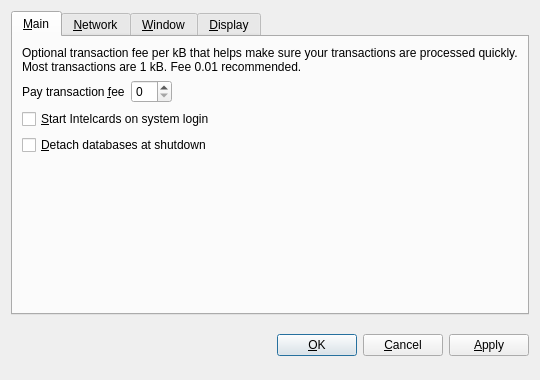
<?xml version="1.0" encoding="UTF-8"?>
<ui version="4.0">
 <class>OptionsDialog</class>
 <widget class="QDialog" name="OptionsDialog">
  <property name="geometry">
   <rect>
    <x>0</x>
    <y>0</y>
    <width>540</width>
    <height>380</height>
   </rect>
  </property>
  <property name="windowTitle">
   <string>Options</string>
  </property>
  <property name="modal">
   <bool>true</bool>
  </property>
  <layout class="QVBoxLayout" name="verticalLayout">
   <item>
    <widget class="QTabWidget" name="tabWidget">
     <property name="tabPosition">
      <enum>QTabWidget::North</enum>
     </property>
     <property name="currentIndex">
      <number>0</number>
     </property>
     <widget class="QWidget" name="tabMain">
      <attribute name="title">
       <string>&amp;Main</string>
      </attribute>
      <layout class="QVBoxLayout" name="verticalLayout_Main">
       <item>
        <widget class="QLabel" name="transactionFeeInfoLabel">
         <property name="text">
          <string>Optional transaction fee per kB that helps make sure your transactions are processed quickly. Most transactions are 1 kB. Fee 0.01 recommended.</string>
         </property>
         <property name="textFormat">
          <enum>Qt::PlainText</enum>
         </property>
         <property name="wordWrap">
          <bool>true</bool>
         </property>
        </widget>
       </item>
       <item>
        <layout class="QHBoxLayout" name="horizontalLayout_Main">
         <item>
          <widget class="QLabel" name="transactionFeeLabel">
           <property name="text">
            <string>Pay transaction &amp;fee</string>
           </property>
           <property name="textFormat">
            <enum>Qt::PlainText</enum>
           </property>
           <property name="buddy">
            <cstring>transactionFee</cstring>
           </property>
          </widget>
         </item>
         <item>
          <widget class="BitcoinAmountField" name="transactionFee"/>
         </item>
         <item>
          <spacer name="horizontalSpacer_Main">
           <property name="orientation">
            <enum>Qt::Horizontal</enum>
           </property>
           <property name="sizeHint" stdset="0">
            <size>
             <width>40</width>
             <height>20</height>
            </size>
           </property>
          </spacer>
         </item>
        </layout>
       </item>
       <item>
        <widget class="QCheckBox" name="bitcoinAtStartup">
         <property name="toolTip">
          <string>Automatically start Intelcards after logging in to the system.</string>
         </property>
         <property name="text">
          <string>&amp;Start Intelcards on system login</string>
         </property>
        </widget>
       </item>
       <item>
        <widget class="QCheckBox" name="detachDatabases">
         <property name="toolTip">
          <string>Detach block and address databases at shutdown. This means they can be moved to another data directory, but it slows down shutdown. The wallet is always detached.</string>
         </property>
         <property name="text">
          <string>&amp;Detach databases at shutdown</string>
         </property>
        </widget>
       </item>
       <item>
        <spacer name="verticalSpacer_Main">
         <property name="orientation">
          <enum>Qt::Vertical</enum>
         </property>
         <property name="sizeHint" stdset="0">
          <size>
           <width>20</width>
           <height>40</height>
          </size>
         </property>
        </spacer>
       </item>
      </layout>
     </widget>
     <widget class="QWidget" name="tabNetwork">
      <attribute name="title">
       <string>&amp;Network</string>
      </attribute>
      <layout class="QVBoxLayout" name="verticalLayout_Network">
       <item>
        <widget class="QCheckBox" name="mapPortUpnp">
         <property name="toolTip">
          <string>Automatically open the Intelcards client port on the router. This only works when your router supports UPnP and it is enabled.</string>
         </property>
         <property name="text">
          <string>Map port using &amp;UPnP</string>
         </property>
        </widget>
       </item>
       <item>
        <widget class="QCheckBox" name="connectSocks">
         <property name="toolTip">
          <string>Connect to the Intelcards network through a SOCKS proxy (e.g. when connecting through Tor).</string>
         </property>
         <property name="text">
          <string>&amp;Connect through SOCKS proxy:</string>
         </property>
        </widget>
       </item>
       <item>
        <layout class="QHBoxLayout" name="horizontalLayout_Network">
         <item>
          <widget class="QLabel" name="proxyIpLabel">
           <property name="text">
            <string>Proxy &amp;IP:</string>
           </property>
           <property name="textFormat">
            <enum>Qt::PlainText</enum>
           </property>
           <property name="buddy">
            <cstring>proxyIp</cstring>
           </property>
          </widget>
         </item>
         <item>
          <widget class="QValidatedLineEdit" name="proxyIp">
           <property name="maximumSize">
            <size>
             <width>140</width>
             <height>16777215</height>
            </size>
           </property>
           <property name="toolTip">
            <string>IP address of the proxy (e.g. 127.0.0.1)</string>
           </property>
          </widget>
         </item>
         <item>
          <widget class="QLabel" name="proxyPortLabel">
           <property name="text">
            <string>&amp;Port:</string>
           </property>
           <property name="textFormat">
            <enum>Qt::PlainText</enum>
           </property>
           <property name="buddy">
            <cstring>proxyPort</cstring>
           </property>
          </widget>
         </item>
         <item>
          <widget class="QLineEdit" name="proxyPort">
           <property name="maximumSize">
            <size>
             <width>55</width>
             <height>16777215</height>
            </size>
           </property>
           <property name="toolTip">
            <string>Port of the proxy (e.g. 9050)</string>
           </property>
          </widget>
         </item>
         <item>
          <widget class="QLabel" name="socksVersionLabel">
           <property name="text">
            <string>SOCKS &amp;Version:</string>
           </property>
           <property name="textFormat">
            <enum>Qt::PlainText</enum>
           </property>
           <property name="buddy">
            <cstring>socksVersion</cstring>
           </property>
          </widget>
         </item>
         <item>
          <widget class="QValueComboBox" name="socksVersion">
           <property name="toolTip">
            <string>SOCKS version of the proxy (e.g. 5)</string>
           </property>
          </widget>
         </item>
         <item>
          <spacer name="horizontalSpacer_Network">
           <property name="orientation">
            <enum>Qt::Horizontal</enum>
           </property>
           <property name="sizeHint" stdset="0">
            <size>
             <width>40</width>
             <height>20</height>
            </size>
           </property>
          </spacer>
         </item>
        </layout>
       </item>
       <item>
        <spacer name="verticalSpacer_Network">
         <property name="orientation">
          <enum>Qt::Vertical</enum>
         </property>
         <property name="sizeHint" stdset="0">
          <size>
           <width>20</width>
           <height>40</height>
          </size>
         </property>
        </spacer>
       </item>
      </layout>
     </widget>
     <widget class="QWidget" name="tabWindow">
      <attribute name="title">
       <string>&amp;Window</string>
      </attribute>
      <layout class="QVBoxLayout" name="verticalLayout_Window">
       <item>
        <widget class="QCheckBox" name="minimizeToTray">
         <property name="toolTip">
          <string>Show only a tray icon after minimizing the window.</string>
         </property>
         <property name="text">
          <string>&amp;Minimize to the tray instead of the taskbar</string>
         </property>
        </widget>
       </item>
       <item>
        <widget class="QCheckBox" name="minimizeOnClose">
         <property name="toolTip">
          <string>Minimize instead of exit the application when the window is closed. When this option is enabled, the application will be closed only after selecting Quit in the menu.</string>
         </property>
         <property name="text">
          <string>M&amp;inimize on close</string>
         </property>
        </widget>
       </item>
       <item>
        <spacer name="verticalSpacer_Window">
         <property name="orientation">
          <enum>Qt::Vertical</enum>
         </property>
         <property name="sizeHint" stdset="0">
          <size>
           <width>20</width>
           <height>40</height>
          </size>
         </property>
        </spacer>
       </item>
      </layout>
     </widget>
     <widget class="QWidget" name="tabDisplay">
      <attribute name="title">
       <string>&amp;Display</string>
      </attribute>
      <layout class="QVBoxLayout" name="verticalLayout_Display">
       <item>
        <layout class="QHBoxLayout" name="horizontalLayout_1_Display">
         <item>
          <widget class="QLabel" name="langLabel">
           <property name="text">
            <string>User Interface &amp;language:</string>
           </property>
           <property name="textFormat">
            <enum>Qt::PlainText</enum>
           </property>
           <property name="buddy">
            <cstring>lang</cstring>
           </property>
          </widget>
         </item>
         <item>
          <widget class="QValueComboBox" name="lang">
           <property name="toolTip">
            <string>The user interface language can be set here. This setting will take effect after restarting Intelcards.</string>
           </property>
          </widget>
         </item>
        </layout>
       </item>
       <item>
        <layout class="QHBoxLayout" name="horizontalLayout_2_Display">
         <item>
          <widget class="QLabel" name="unitLabel">
           <property name="text">
            <string>&amp;Unit to show amounts in:</string>
           </property>
           <property name="textFormat">
            <enum>Qt::PlainText</enum>
           </property>
           <property name="buddy">
            <cstring>unit</cstring>
           </property>
          </widget>
         </item>
         <item>
          <widget class="QValueComboBox" name="unit">
           <property name="toolTip">
            <string>Choose the default subdivision unit to show in the interface and when sending coins.</string>
           </property>
          </widget>
         </item>
        </layout>
       </item>
       <item>
        <widget class="QCheckBox" name="displayAddresses">
         <property name="toolTip">
          <string>Whether to show Intelcards addresses in the transaction list or not.</string>
         </property>
         <property name="text">
          <string>&amp;Display addresses in transaction list</string>
         </property>
        </widget>
       </item>
       <item>
        <spacer name="verticalSpacer_Display">
         <property name="orientation">
          <enum>Qt::Vertical</enum>
         </property>
         <property name="sizeHint" stdset="0">
          <size>
           <width>20</width>
           <height>40</height>
          </size>
         </property>
        </spacer>
       </item>
      </layout>
     </widget>
    </widget>
   </item>
   <item>
    <layout class="QHBoxLayout" name="horizontalLayout_Buttons">
     <item>
      <spacer name="horizontalSpacer_1">
       <property name="orientation">
        <enum>Qt::Horizontal</enum>
       </property>
       <property name="sizeHint" stdset="0">
        <size>
         <width>40</width>
         <height>48</height>
        </size>
       </property>
      </spacer>
     </item>
     <item>
      <widget class="QLabel" name="statusLabel">
       <property name="font">
        <font>
         <weight>75</weight>
         <bold>true</bold>
        </font>
       </property>
       <property name="text">
        <string/>
       </property>
       <property name="textFormat">
        <enum>Qt::PlainText</enum>
       </property>
       <property name="wordWrap">
        <bool>true</bool>
       </property>
      </widget>
     </item>
     <item>
      <spacer name="horizontalSpacer_2">
       <property name="orientation">
        <enum>Qt::Horizontal</enum>
       </property>
       <property name="sizeHint" stdset="0">
        <size>
         <width>40</width>
         <height>48</height>
        </size>
       </property>
      </spacer>
     </item>
     <item>
      <widget class="QPushButton" name="okButton">
       <property name="text">
        <string>&amp;OK</string>
       </property>
      </widget>
     </item>
     <item>
      <widget class="QPushButton" name="cancelButton">
       <property name="text">
        <string>&amp;Cancel</string>
       </property>
       <property name="autoDefault">
        <bool>false</bool>
       </property>
      </widget>
     </item>
     <item>
      <widget class="QPushButton" name="applyButton">
       <property name="text">
        <string>&amp;Apply</string>
       </property>
       <property name="autoDefault">
        <bool>false</bool>
       </property>
      </widget>
     </item>
    </layout>
   </item>
  </layout>
 </widget>
 <customwidgets>
  <customwidget>
   <class>BitcoinAmountField</class>
   <extends>QSpinBox</extends>
   <header>bitcoinamountfield.h</header>
  </customwidget>
  <customwidget>
   <class>QValueComboBox</class>
   <extends>QComboBox</extends>
   <header>qvaluecombobox.h</header>
  </customwidget>
  <customwidget>
   <class>QValidatedLineEdit</class>
   <extends>QLineEdit</extends>
   <header>qvalidatedlineedit.h</header>
  </customwidget>
 </customwidgets>
 <resources/>
 <connections/>
</ui>
